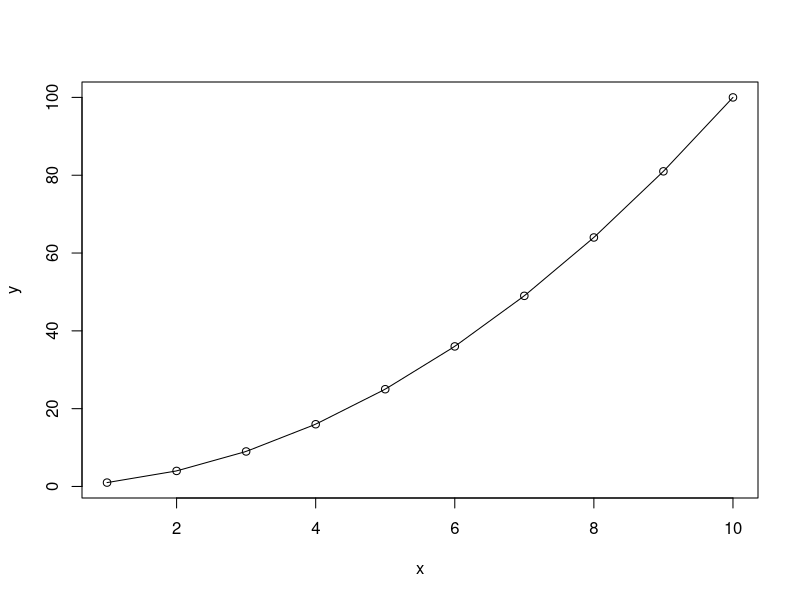

This figure's R source:
# x <- 1:10
# y <- rnorm(10)
# par(mfrow = c(2,1))
# plot(x, y, main = "approx(.) and approxfun(.)")
# points(approx(x, y), col = 2, pch = "*")
# points(approx(x, y, method = "constant"), col = 4, pch = "*")
#
# f <- approxfun(x, y)
# curve(f(x), 0, 11, col = "green2")
# points(x, y)
# is.function(fc <- approxfun(x, y, method = "const")) # TRUE
# curve(fc(x), 0, 10, col = "darkblue", add = TRUE)
# ## different extrapolation on left and right side :
# plot(approxfun(x, y, rule = 2:1), 0, 11,
#      col = "tomato", add = TRUE, lty = 3, lwd = 2)
#
# ## Show treatment of 'ties' :
#
# x <- c(2,2:4,4,4,5,5,7,7,7)
# y <- c(1:6, 5:4, 3:1)
# approx(x, y, xout = x)$y # warning
# (ay <- approx(x, y, xout = x, ties = "ordered")$y)
# stopifnot(ay == c(2,2,3,6,6,6,4,4,1,1,1))
# approx(x, y, xout = x, ties = min)$y
# approx(x, y, xout = x, ties = max)$y
dat <- data.frame(x=1:10, y=(1:10)^2)
a <- approx(dat$x, dat$y)
af <- approxfun(dat$x, dat$y)
#
# plot(dat)
# points(a, pch=2)
plot(dat)
curve(af, add=TRUE)
